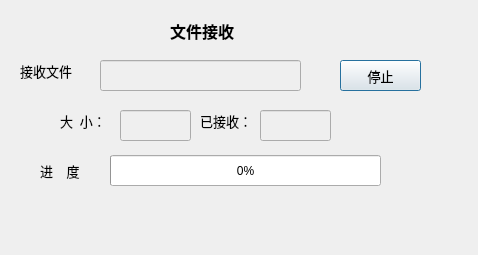
<?xml version="1.0" encoding="UTF-8"?>
<ui version="4.0">
 <class>FileCntDlg</class>
 <widget class="QDialog" name="FileCntDlg">
  <property name="geometry">
   <rect>
    <x>0</x>
    <y>0</y>
    <width>478</width>
    <height>255</height>
   </rect>
  </property>
  <property name="windowTitle">
   <string>Dialog</string>
  </property>
  <widget class="QLabel" name="label_4">
   <property name="geometry">
    <rect>
     <x>40</x>
     <y>155</y>
     <width>61</width>
     <height>31</height>
    </rect>
   </property>
   <property name="font">
    <font>
     <family>微软雅黑</family>
     <pointsize>10</pointsize>
    </font>
   </property>
   <property name="text">
    <string>进    度</string>
   </property>
  </widget>
  <widget class="QPushButton" name="cntClosePushButton">
   <property name="geometry">
    <rect>
     <x>340</x>
     <y>60</y>
     <width>81</width>
     <height>31</height>
    </rect>
   </property>
   <property name="font">
    <font>
     <family>微软雅黑</family>
     <pointsize>10</pointsize>
    </font>
   </property>
   <property name="text">
    <string>停止</string>
   </property>
  </widget>
  <widget class="QLineEdit" name="rfileSizeLineEdit">
   <property name="enabled">
    <bool>false</bool>
   </property>
   <property name="geometry">
    <rect>
     <x>120</x>
     <y>110</y>
     <width>71</width>
     <height>31</height>
    </rect>
   </property>
   <property name="font">
    <font>
     <family>微软雅黑</family>
     <pointsize>10</pointsize>
    </font>
   </property>
   <property name="readOnly">
    <bool>true</bool>
   </property>
  </widget>
  <widget class="QLabel" name="label_5">
   <property name="geometry">
    <rect>
     <x>200</x>
     <y>105</y>
     <width>61</width>
     <height>31</height>
    </rect>
   </property>
   <property name="font">
    <font>
     <family>微软雅黑</family>
     <pointsize>10</pointsize>
    </font>
   </property>
   <property name="text">
    <string>已接收：</string>
   </property>
  </widget>
  <widget class="QProgressBar" name="recvProgressBar">
   <property name="geometry">
    <rect>
     <x>110</x>
     <y>155</y>
     <width>271</width>
     <height>31</height>
    </rect>
   </property>
   <property name="value">
    <number>0</number>
   </property>
  </widget>
  <widget class="QLabel" name="label_2">
   <property name="geometry">
    <rect>
     <x>20</x>
     <y>55</y>
     <width>71</width>
     <height>31</height>
    </rect>
   </property>
   <property name="font">
    <font>
     <family>微软雅黑</family>
     <pointsize>10</pointsize>
    </font>
   </property>
   <property name="text">
    <string>接收文件</string>
   </property>
  </widget>
  <widget class="QLabel" name="label_3">
   <property name="geometry">
    <rect>
     <x>60</x>
     <y>105</y>
     <width>61</width>
     <height>31</height>
    </rect>
   </property>
   <property name="font">
    <font>
     <family>微软雅黑</family>
     <pointsize>10</pointsize>
    </font>
   </property>
   <property name="text">
    <string>大  小：</string>
   </property>
  </widget>
  <widget class="QLineEdit" name="rfileNameLineEdit">
   <property name="enabled">
    <bool>false</bool>
   </property>
   <property name="geometry">
    <rect>
     <x>100</x>
     <y>60</y>
     <width>201</width>
     <height>31</height>
    </rect>
   </property>
   <property name="font">
    <font>
     <family>微软雅黑</family>
     <pointsize>10</pointsize>
    </font>
   </property>
   <property name="readOnly">
    <bool>true</bool>
   </property>
  </widget>
  <widget class="QLineEdit" name="recvSizeLineEdit">
   <property name="enabled">
    <bool>false</bool>
   </property>
   <property name="geometry">
    <rect>
     <x>260</x>
     <y>110</y>
     <width>71</width>
     <height>31</height>
    </rect>
   </property>
   <property name="font">
    <font>
     <family>微软雅黑</family>
     <pointsize>10</pointsize>
    </font>
   </property>
   <property name="readOnly">
    <bool>true</bool>
   </property>
  </widget>
  <widget class="QLabel" name="label">
   <property name="geometry">
    <rect>
     <x>170</x>
     <y>15</y>
     <width>91</width>
     <height>31</height>
    </rect>
   </property>
   <property name="font">
    <font>
     <family>微软雅黑</family>
     <pointsize>12</pointsize>
     <bold>true</bold>
    </font>
   </property>
   <property name="text">
    <string>文件接收</string>
   </property>
  </widget>
 </widget>
 <resources/>
 <connections/>
</ui>
